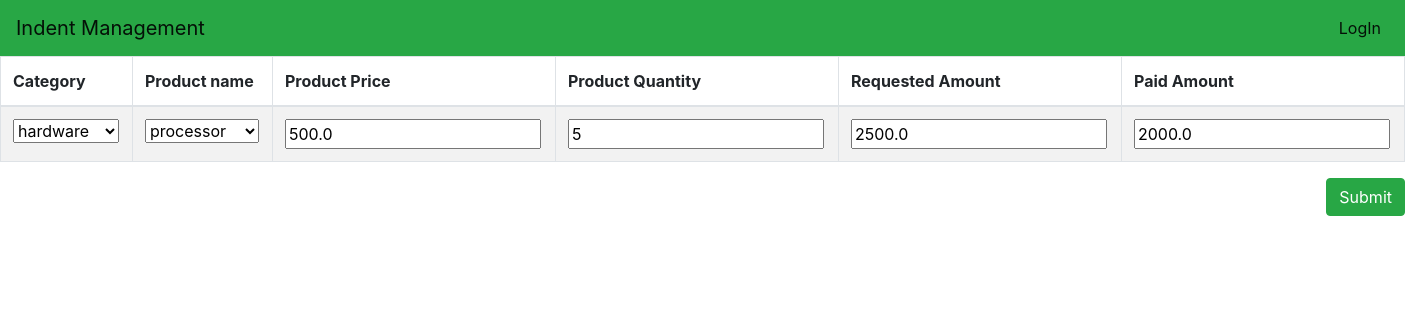
The app's page /update/61 with its own data.
### indentapp/models.py (models this page shows, shortened)
class Indent(models.Model):
    user = models.ForeignKey(Profile, on_delete=models.CASCADE)
    category = models.ForeignKey(Category, on_delete=models.CASCADE)
    product = models.ForeignKey(Product, on_delete=models.CASCADE)
    product_price = models.FloatField(blank=True)
    product_quantity = models.IntegerField(null=True)
    requested_amount = models.FloatField(null=False, blank=True, default=0)
    paid_amount = models.FloatField(null=True, default=0)
    balance = models.FloatField(null=True, default=0)

### indentapp/views.py (the view)
# urls.py: path('update/<int:id>', views.updateVoucher, name="update"),
def updateVoucher(request, id, false=None):
    indent = get_object_or_404(Indent, pk=id)
    form = ProductVoucherForm(request.POST or None, instance=indent)
    if form.is_valid():
        indent = form.save(commit=false)
        indent.save()
        return redirect('voucher')
    else:
        context = {
            'form': form
        }
    return render(request, 'update_voucher.html', context)

### indentapp/forms.py
class ProductVoucherForm(forms.ModelForm):
    requested_amount = forms.FloatField(required=False)
    paid_amount = forms.FloatField(required=False)
    balance = forms.FloatField(required=False)
    class Meta:
        model = Indent
        fields = ['user', 'category', 'product', 'product_price', 'product_quantity', 'requested_amount', 'paid_amount',
                  'balance']

### indentapp/models.py (called while the page is built)
    def __str__(self):
        return self.category_name

    def __str__(self):
        return self.product_name

### templates/update_voucher.html (shortened to what this page needs)
{% extends 'index.html' %}
{% block content %}
<head>
    <link rel="stylesheet" href="https://stackpath.bootstrapcdn.com/bootstrap/4.2.1/css/bootstrap.min.css"
>
    <link rel="stylesheet" href="https://use.fontawesome.com/releases/v5.6.3/css/all.css"
>
    <link rel="stylesheet" href="https://unpkg.com/bootstrap-table@1.15.4/dist/bootstrap-table.min.css">
</head>
<form action="" method="POST">
    <table id="my_table_1" class="table table-bordered table-striped" data-toggle="table" data-sort-stable="true">
        <thead>
        <tr>
            <th>Category</th>
            <th>Product name</th>
            <th>Product Price</th>
            <th>Product Quantity</th>
            <th>Requested Amount</th>
            <th>Paid Amount</th>
        </tr>
        </thead>
        <tbody>
        <tr>
            <td>{{ form.category }}</td>
            <td>{{ form.product }}</td>
            <td>{{ form.product_price }}</td>
            <td>{{ form.product_quantity }}</td>
            <td>{{ form.requested_amount }}</td>
            <td>{{ form.paid_amount }}</td>
        </tr>
        </tbody>
    </table>
    <button type="submit" class="btn btn-success" style="float:right">Submit</button>
</form>
{% endblock content %}

### records on screen
Indent: category "hardware", product "processor", product_price "500.0", product_quantity "5", requested_amount "2500.0", paid_amount "2000.0"
